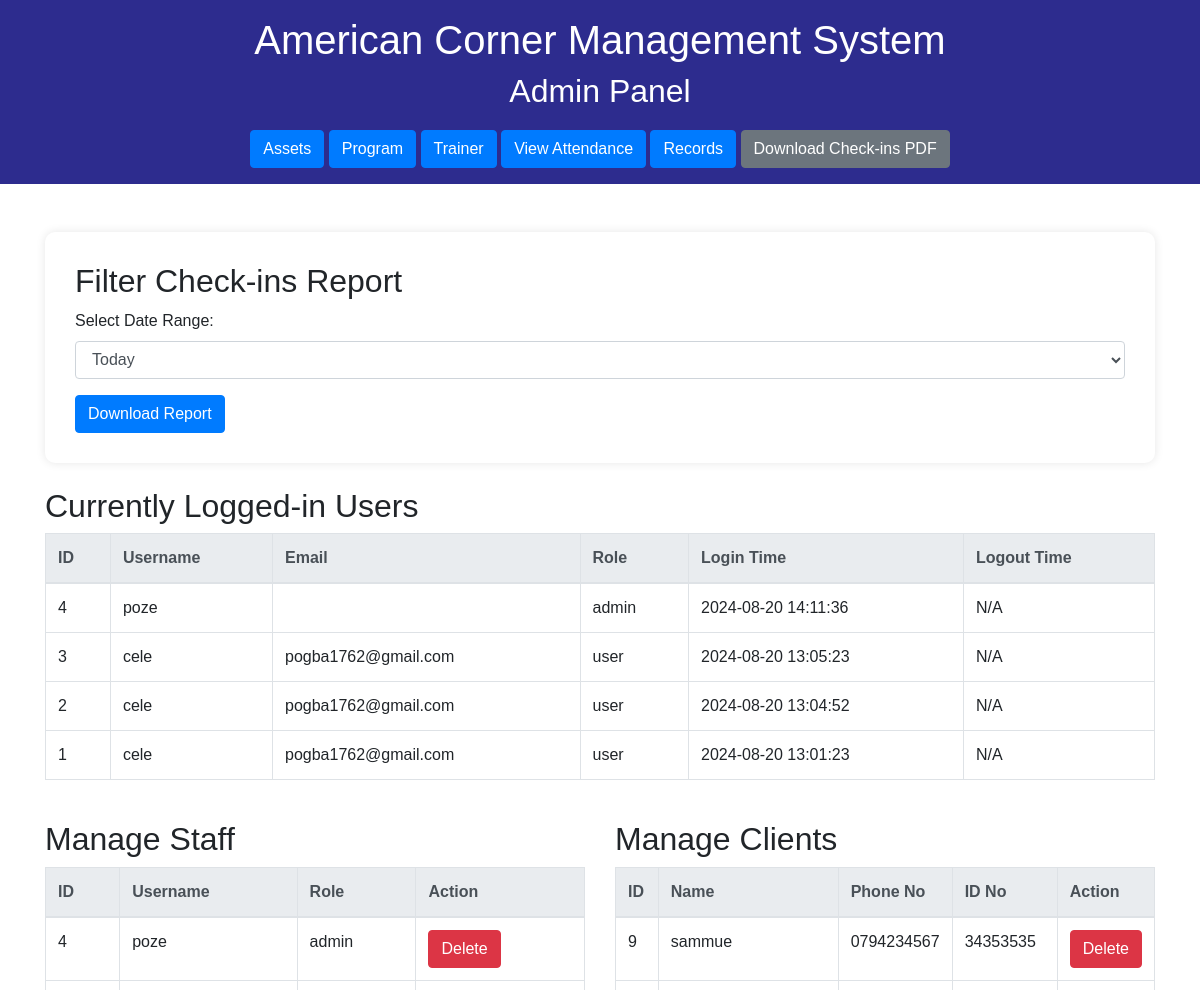
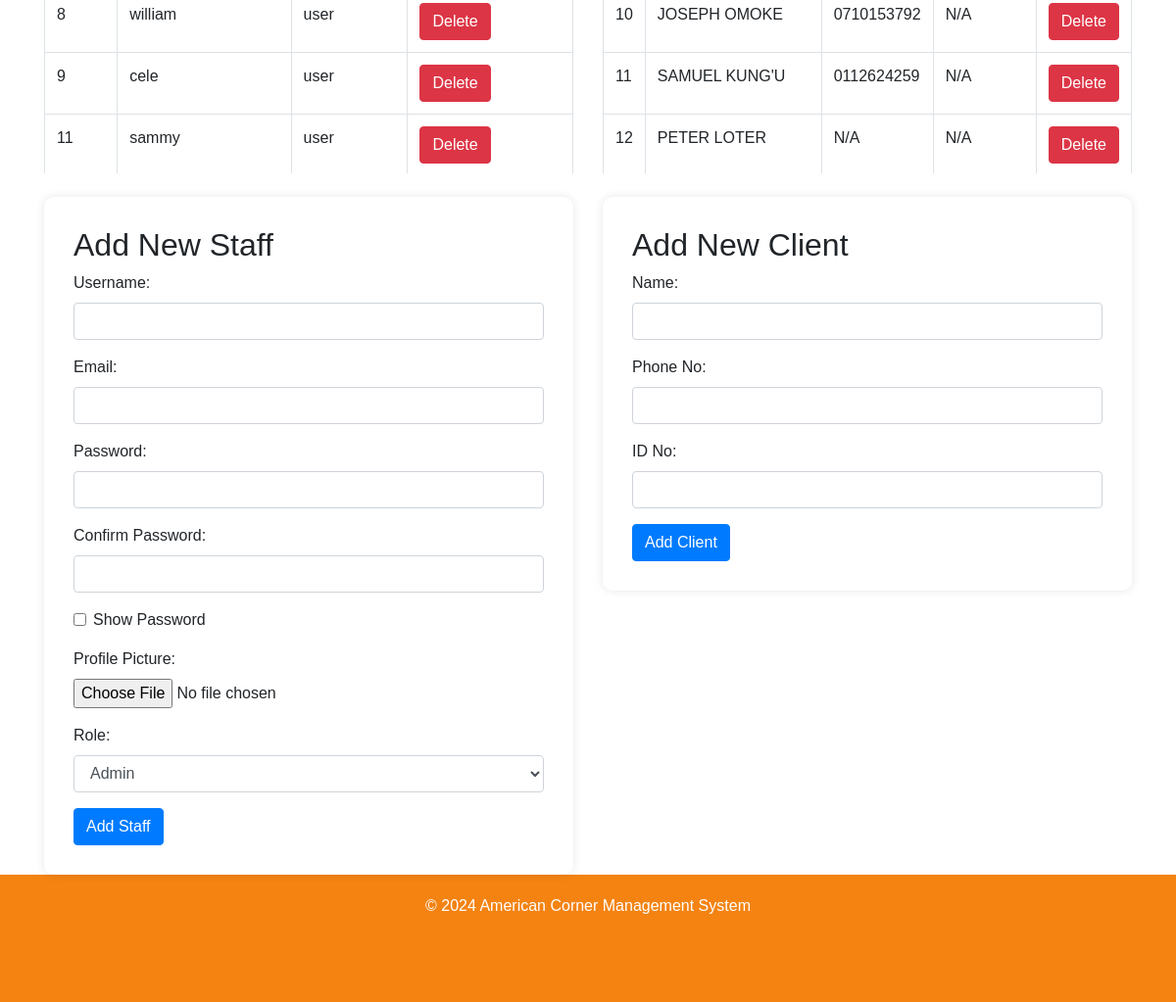
Screenshot of /admin/admin.php (signed in) with the database file from the repository (2 pictures, top to bottom).
### tables this page shows
CREATE TABLE `users` (
  `id` int(11) NOT NULL,
  `username` varchar(50) NOT NULL,
  `email` varchar(50) NOT NULL,
  `password` varchar(255) NOT NULL,
  `role` enum('admin','user') NOT NULL,
  `profile_pic` varchar(255) DEFAULT 'C:/xampp/htdocs/KNLS/KNLS/images/users'
);

CREATE TABLE `clients` (
  `id` int(11) NOT NULL,
  `name` varchar(255) NOT NULL,
  `email` varchar(255) DEFAULT NULL,
  `phone_no` varchar(20) DEFAULT NULL,
  `id_no` varchar(50) DEFAULT NULL,
  `date_stamp` timestamp NOT NULL DEFAULT current_timestamp(),
  `address` text DEFAULT NULL,
  `check_in` timestamp NULL DEFAULT NULL,
  `check_out` timestamp NULL DEFAULT NULL
);

### admin/admin.php (the view, shortened to what this page needs)
<?php
include 'db.php';
$sql_sessions = "SELECT us.id, us.username, us.login_time, us.logout_time, u.email, u.role
                  FROM user_sessions us
                  JOIN users u ON us.username = u.username
                  ORDER BY us.login_time DESC";
$result_sessions = $conn->query($sql_sessions);
$sql_users = "SELECT id, username, role FROM users";
$result_users = $conn->query($sql_users);
$sql_clients = "SELECT id, name, phone_no, id_no FROM clients";
$result_clients = $conn->query($sql_clients);
?>
<!DOCTYPE html>
<html>
<head>
    <link rel="stylesheet" href="https://stackpath.bootstrapcdn.com/bootstrap/4.5.2/css/bootstrap.min.css">
</head>
<body>
    <header class="text-white text-center py-3">
        <h1>American Corner Management System</h1>
        <h2>Admin Panel</h2>
        <div class="action-links">
            <a href="register_computer.php" class="btn btn-primary">Assets</a>
            <a href="add_program.php" class="btn btn-primary">Program</a>
            <a href="add_trainer.php" class="btn btn-primary">Trainer</a>
            <a href="view_attendance.php" class="btn btn-primary">View Attendance</a>
            <a href="fetch_data.php" class="btn btn-primary">Records</a>
            <a href="download_checkins_pdf.php" class="btn btn-secondary">Download Check-ins PDF</a>
        </div>
    </header>
    <section class="bg-white">
        <div class="container mt-5">
            <div class="row">
                <div class="col-md-12 mb-4">
                    <div class="form-container">
                        <h2>Filter Check-ins Report</h2>
                        <form method="post" action="download_checkins_pdf.php">
                            <div class="form-group">
                                <label for="filter">Select Date Range:</label>
                                <select class="form-control" id="filter" name="filter">
                                    <option value="day">Today</option>
                                </select>
                            </div>
                            <button type="submit" class="btn btn-primary">Download Report</button>
                        </form>
                    </div>
                </div>
                <div class="col-md-12 mb-4">
                    <h2>Currently Logged-in Users</h2>
                    <div class="table-container">
                        <table class="table table-bordered">
                            <thead class="thead-light">
                                <tr>
                                    <th>ID</th>
                                    <th>Username</th>
                                    <th>Email</th>
                                    <th>Role</th>
                                    <th>Login Time</th>
                                    <th>Logout Time</th>
                                </tr>
                            </thead>
                            <tbody>
                                <?php
                                if ($result_sessions->num_rows > 0) {
                                    while ($row = $result_sessions->fetch_assoc()) {
                                        $login_time = date('Y-m-d H:i:s', strtotime($row['login_time']));
                                        $logout_time = $row['logout_time'] ? date('Y-m-d H:i:s', strtotime($row['logout_time'])) : 'N/A';
                                        echo "<tr>
                                                <td>{$row['id']}</td>
                                                <td>{$row['username']}</td>
                                                <td>{$row['email']}</td>
                                                <td>{$row['role']}</td>
                                                <td>{$login_time}</td>
                                                <td>{$logout_time}</td>
                                            </tr>";
                                    }
                                } else {
                                    echo "<tr><td colspan='6'>No logged-in users found.</td></tr>";
                                }
                                ?>
                            </tbody>
                        </table>
                    </div>
                </div>
                <div class="col-md-6">
                    <h2>Manage Staff</h2>
                    <div class="table-container mb-4">
                        <table class="table table-bordered">
                            <thead class="thead-light">
                                <tr>
                                    <th>ID</th>
                                    <th>Username</th>
                                    <th>Role</th>
                                    <th>Action</th>
                                </tr>
                            </thead>
                            <tbody>
                                <?php
                                if ($result_users->num_rows > 0) {
                                    while ($row = $result_users->fetch_assoc()) {
                                        echo "<tr>
                                                <td>{$row['id']}</td>
                                                <td>{$row['username']}</td>
                                                <td>{$row['role']}</td>
                                                <td>
                                                    <form method='post' action=''>
                                                        <input type='hidden' name='user_id' value='{$row['id']}'>
                                                        <button type='submit' name='delete_user' class='btn btn-danger' onclick='return confirm(\"Are you sure you want to delete this user?\")'>Delete</button>
                                                    </form>
                                                </td>
                                            </tr>";
                                    }
                                } else {
                                    echo "<tr><td colspan='4'>No users found.</td></tr>";
                                }
                                ?>
                            </tbody>
                        </table>
                    </div>
                    <div class="form-container1">
                        <h2>Add New Staff</h2>
                        <form method="post" action="">
                            <div class="form-group">
                                <label for="username">Username:</label>
                                <input type="text" class="form-control" id="username" name="username" required>
                            </div>
                            <div class="form-group">
                                <label for="email">Email:</label>
                                <input type="text" class="form-control" id="email" name="email" required>
                            </div>
                            <div class="form-group">
                                <label for="password">Password:</label>
                                <input type="password" class="form-control" id="password" name="password" required>
                            </div>
                            <div class="form-group">
                                <label for="confirm_password">Confirm Password:</label>
                                <input type="password" class="form-control" id="confirm_password" name="confirm_password" required>
                            </div>
                            <div class="form-group form-check">
                                <input type="checkbox" class="form-check-input" id="show_password" onclick="togglePasswordVisibility()">
                                <label class="form-check-label" for="show_password">Show Password</label>
                            </div>
                            <div class="form-group">
                                <label for="profile_pic">Profile Picture:</label>
                                <input type="file" class="form-control-file" id="profile_pic" name="profile_pic">
                            </div>
                            <div class="form-group">
                                <label for="role">Role:</label>
                                <select class="form-control" id="role" name="role">
                                    <option value="admin">Admin</option>
                                </select>
                            </div>
                            <button type="submit" class="btn btn-primary">Add Staff</button>
                        </form>
                    </div>
                </div>
                <div class="col-md-6">
                    <h2>Manage Clients</h2>
                    <div class="table-container mb-4">
                        <table class="table table-bordered">
                            <thead class="thead-light">
                                <tr>
                                    <th>ID</th>
                                    <th>Name</th>
                                    <th>Phone No</th>
                                    <th>ID No</th>
                                    <th>Action</th>
                                </tr>
                            </thead>
                            <tbody>
                                <?php
                                if ($result_clients->num_rows > 0) {
                                    while ($row = $result_clients->fetch_assoc()) {
                                        echo "<tr>
                                                <td>{$row['id']}</td>
                                                <td>{$row['name']}</td>
                                                <td>{$row['phone_no']}</td>
                                                <td>{$row['id_no']}</td>
                                                <td>
                                                    <form method='post' action=''>
                                                        <input type='hidden' name='client_id' value='{$row['id']}'>
                                                        <button type='submit' name='delete_client' class='btn btn-danger' onclick='return confirm(\"Are you sure you want to delete this client?\")'>Delete</button>
                                                    </form>
                                                </td>
                                            </tr>";
                                    }
                                } else {
                                    echo "<tr><td colspan='5'>No clients found.</td></tr>";
                                }
                                ?>
                            </tbody>
                        </table>
                    </div>
                    <div class="form-container1">
                        <h2>Add New Client</h2>
                        <form method="post" action="">
                            <div class="form-group">
                                <label for="client_name">Name:</label>
                                <input type="text" class="form-control" id="client_name" name="client_name" required>
                            </div>
                            <div class="form-group">
                                <label for="phone_no">Phone No:</label>
                                <input type="text" class="form-control" id="phone_no" name="phone_no" required>
                            </div>
                            <div class="form-group">
                                <label for="id_no">ID No:</label>
                                <input type="text" class="form-control" id="id_no" name="id_no" required>
                            </div>
                            <button type="submit" class="btn btn-primary">Add Client</button>
                        </form>
                    </div>
                </div>
            </div>
        </div>
    </section>
    <footer>
        <p>&copy; 2024 American Corner Management System</p>
    </footer>
</body>
</html>

### admin/admin.php (style rules this page uses)
body { font-family: Arial, sans-serif; }
header { background-color: #2D2C8E; color: white; padding: 20px 0; text-align: center; }
.table-container { overflow-x: auto; max-height: 300px; }
.action-links, .logout-link { text-align: center; margin-top: 20px; }
footer { background-color: #F48312; height: 130px; text-align: center; color: white; padding: 20px 0; }
.form-container, .form-container1 { padding: 30px; border-radius: 10px; box-shadow: 0 0 10px rgba(0, 0, 0, 0.1); background-color: white; }
section { background-color: white; }

### rows the page displays
users: id "4", username "poze", role "admin"
users: id "8", username "william", role "user"
users: id "9", username "cele", role "user"
users: id "11", username "sammy", role "user"
clients: id "9", name "sammue", phone_no "0794234567", id_no "34353535"
clients: id "10", name "JOSEPH OMOKE", phone_no "0710153792", id_no "N/A"
clients: id "11", name "SAMUEL KUNG'U", phone_no "0112624259", id_no "N/A"
clients: id "12", name "PETER LOTER", phone_no "N/A", id_no "N/A"

### other values shown
$row['id'] "4"
$row['username'] "poze"
$row['role'] "admin"
$login_time "2024-08-20 14:11:36"
$logout_time "N/A"
$row['id'] "3"
$row['username'] "cele"
$row['email'] "pogba1762@gmail.com"
$row['role'] "user"
$login_time "2024-08-20 13:05:23"
$row['id'] "2"
$login_time "2024-08-20 13:04:52"
$row['id'] "1"
$login_time "2024-08-20 13:01:23"
